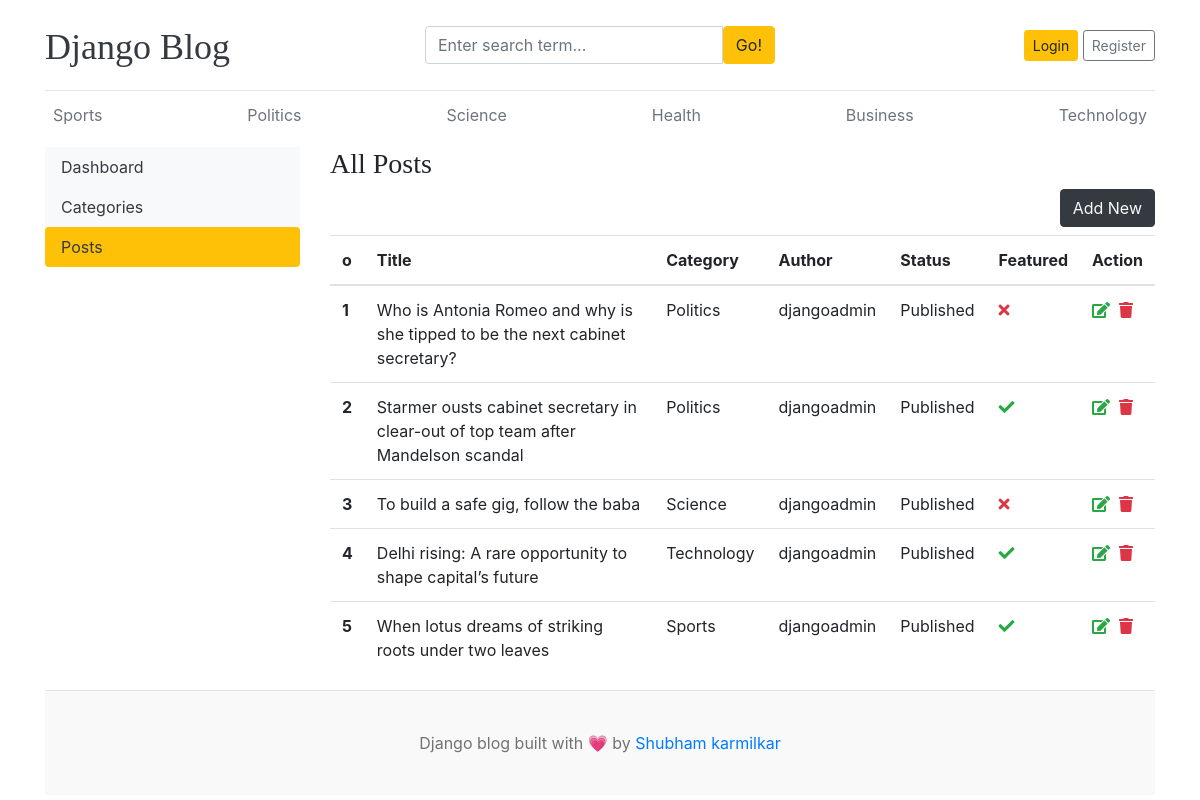
The app's page /dashboard/posts/ with its own data.
### blogs/models.py (models this page shows, shortened)
class Category(models.Model):
    category_name = models.CharField(max_length=50, unique=True)
    created_at = models.DateTimeField(auto_now_add=True)
    updated_at = models.DateTimeField(auto_now=True)
    class Meta:
        verbose_name_plural = 'categories'
    def __str__(self):
        return self.category_name

class Blog(models.Model):
    title = models.CharField(max_length=100, unique=True)
    slug  = models.SlugField(max_length=150, unique=True, blank=True)
    category = models.ForeignKey(Category, on_delete=models.CASCADE)
    author = models.ForeignKey(User, on_delete=models.CASCADE)
    featured_image = models.ImageField(upload_to='uploads/%Y/%m/%d')
    short_description = models.TextField(max_length=500)
    blog_body = models.TextField(max_length=2000)
    status = models.CharField(max_length=20, choices=STATUS_CHOICES, default="Draft")
    is_featured = models.BooleanField(default=False)
    created_at = models.DateTimeField(auto_now_add=True)
    updated_at = models.DateTimeField(auto_now=True)

### dashboard/views.py (the view)
# urls.py: path('posts/', views.posts, name='posts'),
def posts(request):
    posts = Blog.objects.all()
    context = {
        'posts':posts,
    }
    return render(request, 'dashboard/posts.html',context)

### blogs/context_processors.py (called while the page is built)
def get_categories(request):
    categories = Category.objects.all()
    return dict(categories = categories)

def get_social_links(request):
    social_link = SocialLink.objects.all()
    return dict(social_link = social_link)

### templates/dashboard/posts.html
{% extends 'base.html' %} {% block content %}
<div class="row">
  {% include 'dashboard/sidebar.html' %}
  <div class="col-md-9">
    <h3>All Posts</h3>
    <a href="{% url 'add_post' %}" class="btn btn-dark text-light float-right mb-2">Add New</a>
    <table class="table table-hover">
      <thead>
        <tr>
          <th>o</th>
          <th>Title</th>
          <th>Category</th>
          <th>Author</th>
          <th>Status</th>
          <th>Featured</th>
          <th>Action</th>
        </tr>
      </thead>
      <tbody>
        {% for post in posts %}
        <tr>
          <th>{{ forloop.counter }}</th>
          <td>{{ post.title }}</td>
          <td>{{ post.category }}</td>
          <td>{{ post.author }}</td>
          <td>{{ post.status }}</td>
          <td>{% if post.is_featured %}<i class="fas fa-check text-success">{% else %}<i class="fas fa-times text-danger">{% endif %}</td>
          <td>
            <a href="{% url 'edit_post' post.id %}"><i class="fas fa-edit text-success"></i></a>&nbsp;
            <a href="{% url 'delete_post' post.id %}"><i class="fas fa-trash text-danger"></a></i>
          </td>
        </tr>
        {% endfor %}
      </tbody>
    </table>
  </div>
</div>
{% endblock %}

### templates/base.html (shortened to what this page needs)
{% load static %}
<!doctype html>
<html lang="en">
  <head>
    <link
      href="https://getbootstrap.com/docs/4.0/dist/css/bootstrap.min.css"
      rel="stylesheet"
    />
    <link rel="stylesheet" href="https://cdnjs.cloudflare.com/ajax/libs/
font-awesome/5.15.2/css/all.min.css"/>
    <link href="{% static 'css/blog.css' %}" rel="stylesheet" />
  </head>
  <body>
    <div class="container">
      <header class="blog-header py-3">
        <div class="row flex-nowrap justify-content-between align-items-center">
          <div class="col-4 pt-1">
            <a class="blog-header-logo text-dark" href="/">Django Blog</a>
          </div>
          <div class="col-4" >
            <form action="{% url 'search' %}" method="GET">
              <div class="input-group">
            <input
              class="form-control"
              type="text"
              name="keyword"
              value="{{ keyword }}"
              placeholder="Enter search term..."
              aria-label="Enter search term..."
              aria-describedby="button-search"
            />
            <button class="btn btn-warning" id="button-search" type="submit">
              Go!
            </button>
          </div>
            </form>
          </div>
          <div class="col-4 d-flex justify-content-end align-items-center">
            {% if not user.is_authenticated %}
            <a class="btn btn-sm btn-warning" href="{% url 'login' %}">Login</a> &nbsp;
            <a class="btn btn-sm btn-outline-secondary" href="{% url 'register' %}">Register</a>
            {% else %}
            <span><a href="{% url 'dashboard' %}">Dashboard</a></span>
            &emsp;
            <a class="btn btn-sm btn-warning" href="{% url 'logout' %}">Logout</a> &nbsp;
            {% endif %}
          </div>
        </div>
      </header>
      <div class="nav-scroller py-1 mb-2">
        <nav class="nav d-flex justify-content-between">
          {% for cat in categories %}
          <a class="p-2 text-muted" href="{% url 'posts_by_category' cat.id %}">{{cat.category_name}}</a>
          {% endfor %}
        </nav>
      </div>
{% block content %}
{% endblock %}
 <footer class="blog-footer">
      <p>Django blog built with &#128151; by <a href="#">Shubham karmilkar</a></p>
    </footer>
  </body>
</html>

### static/css/blog.css (style rules this page uses)
.blog-header { border-bottom: 1px solid #e5e5e5; }
.blog-header-logo { font-family: "Playfair Display", Georgia, "Times New Roman", serif; font-size: 2.25rem; }
h1, h2, h3, h4, h5, h6 { font-family: "Playfair Display", Georgia, "Times New Roman", serif; }
.blog-footer { padding: 2.5rem 0; color: #727272; text-align: center; background-color: #f9f9f9; border-top: .05rem solid #e5e5e5; }
.blog-footer p:last-child { margin-bottom: 0; }

### records on screen
Category: category_name "Sports"
Category: category_name "Politics"
Category: category_name "Science"
Category: category_name "Health"
Category: category_name "Business"
Category: category_name "Technology"
Blog: title "Who is Antonia Romeo and why is she tipped to be the next cabinet secretary?", category "Politics", author "djangoadmin", status "Published", is_featured False (drawn)
Blog: title "Starmer ousts cabinet secretary in clear-out of top team after Mandelson scandal", category "Politics", author "djangoadmin", status "Published", is_featured True (drawn)
Blog: title "To build a safe gig, follow the baba", category "Science", author "djangoadmin", status "Published", is_featured False (drawn)
Blog: title "Delhi rising: A rare opportunity to shape capital’s future", category "Technology", author "djangoadmin", status "Published", is_featured True (drawn)
Blog: title "When lotus dreams of striking roots under two leaves", category "Sports", author "djangoadmin", status "Published", is_featured True (drawn)
